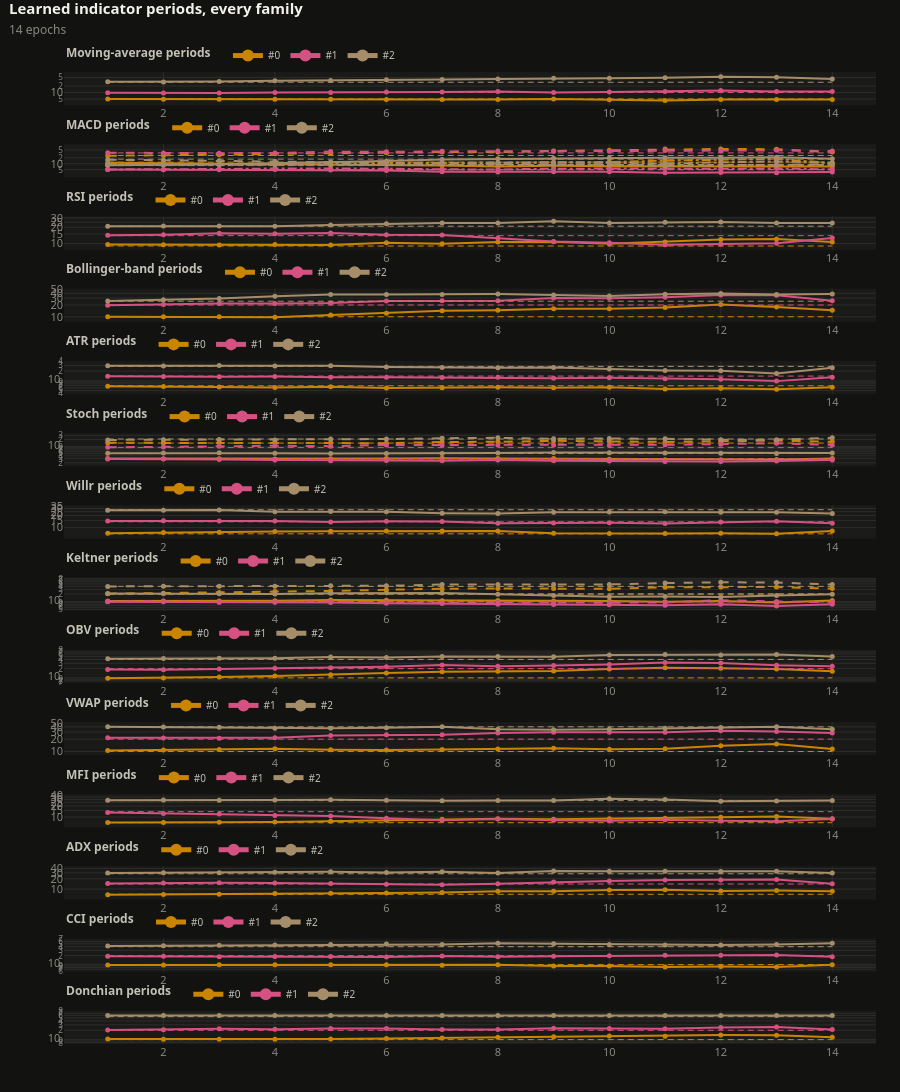

Notebook source saved alongside this figure:
### Markdown cell above
## Every learned period over training

One panel per family: each learned period (a MACD's fast, slow and signal, a Keltner's period and ATR period, a
stochastic's K and D) against the epochs, from its textbook start (dashed). Families whose periods are not in the
run's log are named in the subtitle. This is the second figure of the run's `indicator_report.html`.

### Code cell
Visualizations.build("indicator_family_periods", metrics, cfg, applied=applied).show()
